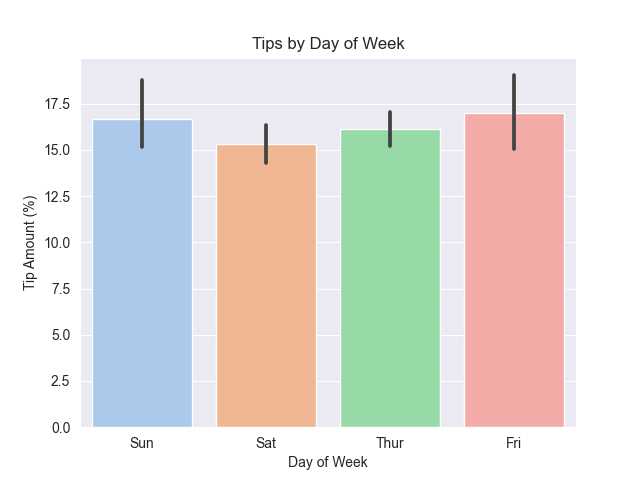

The script that drew this image:
# Goal is to show the average tip amount by day of week as a percentage of the total bill
# Import the modules
import seaborn as sns
import matplotlib.pyplot as plt
#this is for the read_excel method
import pandas as pd

# Import the sample data from excel
tips = pd.read_excel("tips_dataset.xlsx")

# Calculate percentage tip and add it as a new column
tips["percentage_tip"] = (tips["tip"] / tips["total_bill"]) * 100

# Make it look nice
sns.set_style("darkgrid")

# Create a bar plot using Seaborn
sns.barplot(data=tips, x="day", y="percentage_tip", palette="pastel")

# Add labels and title
plt.xlabel("Day of Week")
plt.ylabel("Tip Amount (%)")
plt.title("Tips by Day of Week")

# Show the plot
plt.show()
